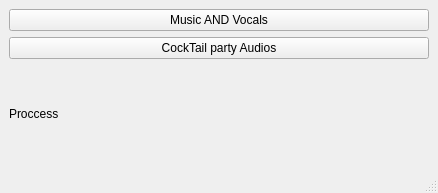
<?xml version="1.0" encoding="UTF-8"?>
<ui version="4.0">
 <class>MainWindow</class>
 <widget class="QMainWindow" name="MainWindow">
  <property name="geometry">
   <rect>
    <x>0</x>
    <y>0</y>
    <width>438</width>
    <height>193</height>
   </rect>
  </property>
  <property name="windowTitle">
   <string>MainWindow</string>
  </property>
  <widget class="QWidget" name="centralwidget">
   <layout class="QGridLayout" name="gridLayout">
    <item row="0" column="0">
     <layout class="QVBoxLayout" name="verticalLayout">
      <item>
       <widget class="QPushButton" name="musicandvocals">
        <property name="toolTip">
         <string>Choose song file</string>
        </property>
        <property name="statusTip">
         <string>Choose song file</string>
        </property>
        <property name="text">
         <string>Music AND Vocals</string>
        </property>
       </widget>
      </item>
      <item>
       <widget class="QPushButton" name="cocktail">
        <property name="toolTip">
         <string>Choose 2 audio files one for each mic</string>
        </property>
        <property name="statusTip">
         <string>Choose 2 audio files one for each mic</string>
        </property>
        <property name="text">
         <string>CockTail party Audios</string>
        </property>
       </widget>
      </item>
      <item>
       <widget class="QLabel" name="label">
        <property name="text">
         <string>Proccess</string>
        </property>
       </widget>
      </item>
     </layout>
    </item>
   </layout>
  </widget>
  <widget class="QMenuBar" name="menubar">
   <property name="geometry">
    <rect>
     <x>0</x>
     <y>0</y>
     <width>438</width>
     <height>22</height>
    </rect>
   </property>
  </widget>
  <widget class="QStatusBar" name="statusbar"/>
 </widget>
 <resources/>
 <connections/>
</ui>
